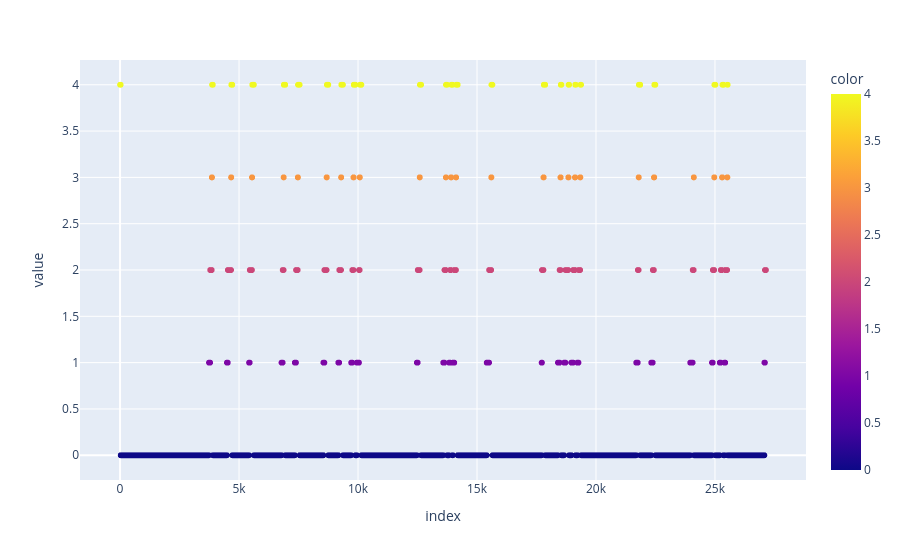

Notebook cell for this chart:
### Code cell
p_ref = y_test_windowed
px.scatter(p_ref,color=p_ref)

### Figure 1 — Plotly figure (JSON) as saved in the notebook; plotly's stock layout.template omitted (floating-point values rounded to 4 significant figures; data arrays with more than 128 entries replaced by an {"elided": "..."} marker saying what was removed)
{"data": [{"hovertemplate": "index=%{x}<br>value=%{y}<br>color=%{marker.color}<extra></extra>", "legendgroup": "", "marker": {"color": {"elided": "27143 int values"}, "coloraxis": "coloraxis", "symbol": "circle"}, "mode": "markers", "name": "", "showlegend": false, "type": "scattergl", "x": {"elided": "27143 int values"}, "xaxis": "x", "y": {"elided": "27143 int values"}, "yaxis": "y"}], "layout": {"coloraxis": {"colorbar": {"title": {"text": "color"}}, "colorscale": [[0, "#0d0887"], [0.1111, "#46039f"], [0.2222, "#7201a8"], [0.3333, "#9c179e"], [0.4444, "#bd3786"], [0.5556, "#d8576b"], [0.6667, "#ed7953"], [0.7778, "#fb9f3a"], [0.8889, "#fdca26"], [1, "#f0f921"]]}, "legend": {"tracegroupgap": 0}, "margin": {"t": 60}, "xaxis": {"anchor": "y", "domain": [0, 1], "title": {"text": "index"}}, "yaxis": {"anchor": "x", "domain": [0, 1], "title": {"text": "value"}}}}
